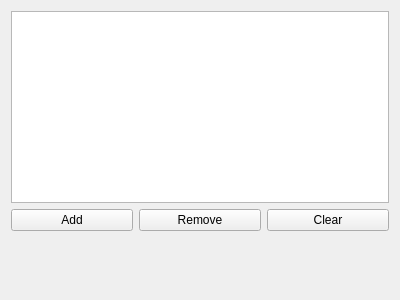
<?xml version="1.0" encoding="UTF-8"?>
<ui version="4.0">
 <class>Form</class>
 <widget class="QWidget" name="Form">
  <property name="geometry">
   <rect>
    <x>0</x>
    <y>0</y>
    <width>400</width>
    <height>300</height>
   </rect>
  </property>
  <property name="windowTitle">
   <string>Form</string>
  </property>
  <layout class="QVBoxLayout" name="verticalLayout">
   <item>
    <widget class="QTreeView" name="backgroundListTreeView">
     <property name="alternatingRowColors">
      <bool>true</bool>
     </property>
     <property name="selectionMode">
      <enum>QAbstractItemView::ExtendedSelection</enum>
     </property>
     <property name="rootIsDecorated">
      <bool>false</bool>
     </property>
     <property name="uniformRowHeights">
      <bool>true</bool>
     </property>
    </widget>
   </item>
   <item>
    <layout class="QHBoxLayout" name="horizontalLayout_4">
     <item>
      <widget class="QPushButton" name="backgroundListAddPushButton">
       <property name="text">
        <string>Add</string>
       </property>
       <property name="icon">
        <iconset theme="list-add">
         <normaloff>../</normaloff>../</iconset>
       </property>
      </widget>
     </item>
     <item>
      <widget class="QPushButton" name="backgroundListDeletePushButton">
       <property name="text">
        <string>Remove</string>
       </property>
       <property name="icon">
        <iconset theme="list-remove">
         <normaloff>../</normaloff>../</iconset>
       </property>
      </widget>
     </item>
     <item>
      <widget class="QPushButton" name="backgroundListClearPushButton">
       <property name="text">
        <string>Clear</string>
       </property>
       <property name="icon">
        <iconset theme="edit-clear-all">
         <normaloff>../</normaloff>../</iconset>
       </property>
      </widget>
     </item>
    </layout>
   </item>
   <item>
    <spacer name="verticalSpacer">
     <property name="orientation">
      <enum>Qt::Vertical</enum>
     </property>
     <property name="sizeHint" stdset="0">
      <size>
       <width>0</width>
       <height>0</height>
      </size>
     </property>
    </spacer>
   </item>
  </layout>
 </widget>
 <tabstops>
  <tabstop>backgroundListTreeView</tabstop>
  <tabstop>backgroundListAddPushButton</tabstop>
  <tabstop>backgroundListDeletePushButton</tabstop>
  <tabstop>backgroundListClearPushButton</tabstop>
 </tabstops>
 <resources/>
 <connections/>
</ui>
